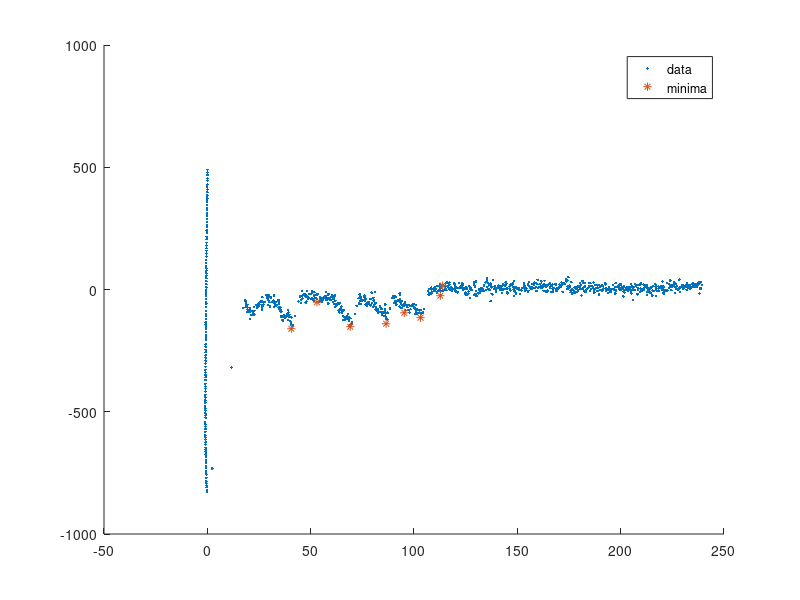

Write MATLAB code to recreate this figure. (Note: this script raises an error after producing the figure.)
global kb T lp C

kb = 1.38064852e-23;
T = 294;% 21°C
lp = 0.36*10^-9;
C = kb*T/lp;


fileID = fopen('curves_LmrP_proteoliposomes/bad/curve_2.txt');
Text = textscan(fileID, '%f %f');
fclose(fileID);
dist = Text{1}/10^15;% scaling factor
force = Text{2}/10^18;% 10^15 for curve 1?



%%% first step is to find local minimas of the FD profile.
%%% We will assume those determine the position of a crest

maxmin = 9;%(max # of maxmin local minimas)
locmin = zeros(2,maxmin);
a = 1;
hi = 20; %size of half interval...
for i=1+hi:length(force)-hi
    locmin(:,a) = [dist(i); force(i)];
    a = a+1;
    if a>maxmin
        break
    end
    for j=[-hi:-1,1:hi]
        if(force(i+j)<force(i))
            a = a-1;
            break
        end
    end
end


% we compensate for offset
dist = dist-locmin(1,1);%better to subtract mean
locmin(1,:) = locmin(1,:)-locmin(1,1);

figure
hold on
plot(10^9*dist,10^12*force,'.')
plot(10^9*locmin(1,2:end),10^12*locmin(2,2:end),'*')
legend('data','minima')


Lc = zeros(1,maxmin);
for i = 2:maxmin % starting at 2 'cause first min is always bad
    Xi = locmin(1,i);
    Fi = locmin(2,i);
    
    A = 4*Fi/C;
    p = [A, 2*Xi*(3-A), -Xi^2*(9-A), 4*Xi^3];
    thisroots = roots(p);
    thisroots = thisroots(thisroots>0);
    Lc(i) = real(thisroots(1));
end



for i=1:maxmin
    X = linspace(0,Lc(i)*95/100,1000);
    F = fd_curve(Lc(i),X);
    plot(10^9*X,10^12*F);
    title('FD curves fit to minimas')
    xlabel('Distance (nm)');
    ylabel('Force (pN)');
end





Lfit = Lc; % L's according to least square fit, prior is = Lc

figure
hold on
for i=2:maxmin % for each valid minima
    % We select the points that are between this minima and the previous
    % one, and fit a FD curve with min least squares
    Xs = dist(dist(dist <= locmin(1,i))>Lfit(1,i-1)); %carefull, locmin looses some info!!
    Fs = force(dist(dist <= locmin(1,i))>Lfit(1,i-1));
    
    
    Fx = @(Lc,x) -C*(1./(4*(1-x/Lc).^2)-1/4+x/Lc);
    %options = optimoptions('lsqcurvefit','FunctionTolerance',10^-10);
    %options = optimset('MaxFunctionEvaluations',500);
    Lfit(i) = lsqcurvefit(Fx, Lfit(i), Xs, Fs);
    
    plot(10^9*Xs, 10^12*Fs,'.'); %initial datapoints
    X = linspace(0,Lfit(i)*95/100,1000);
    plot(10^9*X, 10^12*fd_curve(Lfit(i),X)); %least square fit
    title('FD curves fit to least squares')
    xlabel('Distance (nm)');
    ylabel('Force (pN)');
end